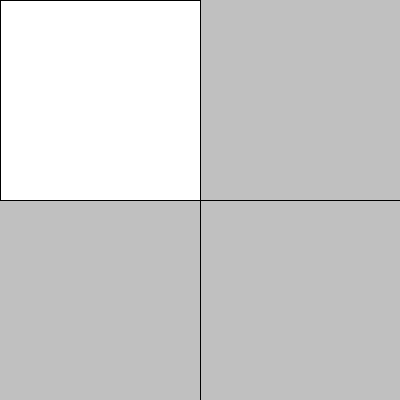
Frame 1 (no input)
Frame 60 (the mouse pressed at the canvas centre just before this capture): identical to frame 1, image omitted
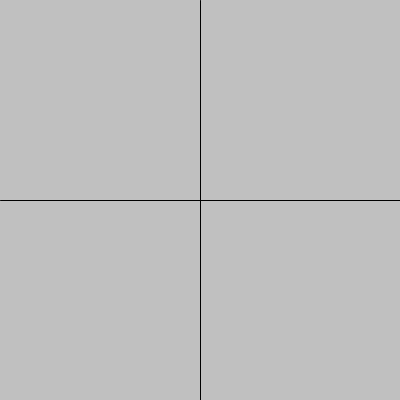
Frame 120 (the mouse held since frame 60 and released just before this capture)

The Processing sketch that drew these frames (run headless with seeded random() and noise(); from frame 60 on, the mouse is pressed at the canvas centre):

// Processing sketch: processing_74354
// ── processing_74354.pde

void setup(){
  size(400,400);
}
void draw(){
  background(192); 
  line(width/2,0,width/2,height);
  line(0, height/2,width,height/2);
  if(mouseX < width/2 && mouseY < height/2){
rect(0,0,width/2,height/2);}
else if(mouseX > width/2 && mouseY < height/2){
rect(width/2,0,width,height/2);}
  else if(mouseX < width/2 && mouseY > height/2){
    rect(0,height/2,width/2,height/2);}
    else if(mouseX > width/2 && mouseY > height/2){
      rect(width/2, height/2,width/2,height/2);}
}
